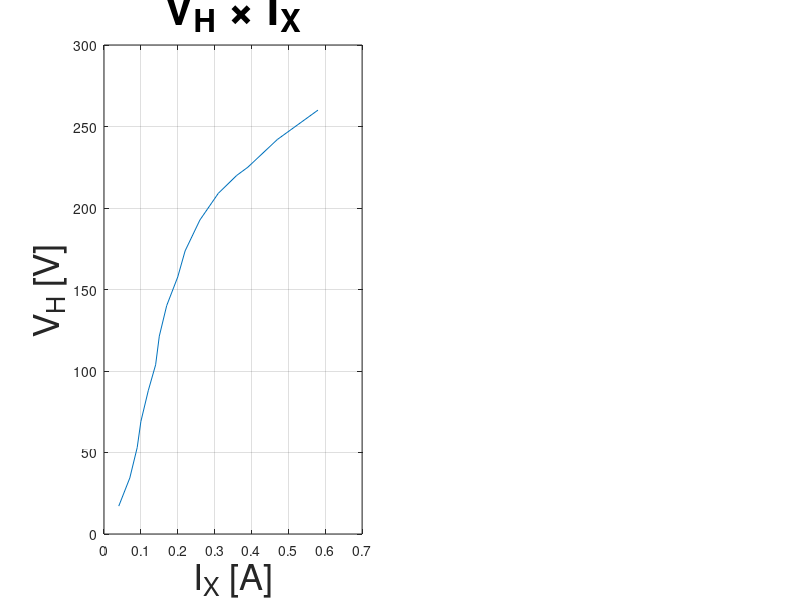

This figure's MATLAB source: (Note: this script raises an error after producing the figure.)
clear
clc

V_H = [
    17.1
    34.4
    53.0
    69.0
    87.9
    103.8
    121.4
    140.1
    157.7
    173.7
    192.6
    209
    220
    225
    242
    260];

I_X = [
    0.04
    0.07
    0.09
    0.10
    0.12
    0.14
    0.15
    0.17
    0.20
    0.22
    0.26
    0.31
    0.36
    0.39
    0.47
    0.58];

k1 = 3.811e-3;
k2 = 4.059e2;

B_m = V_H*k1;
H_m = I_X*k2;

% ------------------------------
% FIGURA 1 - Já existente
% ------------------------------
figure(1);
subplot(121);
plot(I_X, V_H);
title('V_H \times I_X', 'FontSize', 32);
xlabel('I_X [A]', 'FontSize', 26);
ylabel('V_H [V]', 'FontSize', 26);
grid on
ax = gca; ax.FontSize = 14;

subplot(122);
plot(H_m, B_m);
title('B_m \times H_m', 'FontSize', 32);
xlabel('H_m [A/m]', 'FontSize', 26);
ylabel('B_m [T]', 'FontSize', 26);
grid on
ax = gca; ax.FontSize = 14;

display(B_m);
display(H_m);